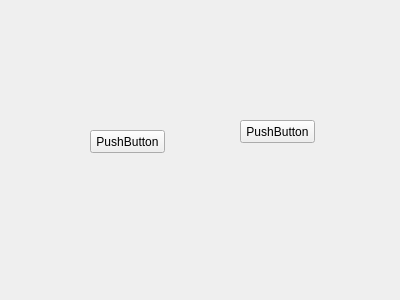
<?xml version="1.0" encoding="UTF-8"?>
<ui version="4.0">
 <class>Form</class>
 <widget class="QWidget" name="Form">
  <property name="geometry">
   <rect>
    <x>0</x>
    <y>0</y>
    <width>400</width>
    <height>300</height>
   </rect>
  </property>
  <property name="windowTitle">
   <string>Form</string>
  </property>
  <property name="styleSheet">
   <string notr="true"/>
  </property>
  <widget class="QPushButton" name="pushButton">
   <property name="geometry">
    <rect>
     <x>90</x>
     <y>130</y>
     <width>75</width>
     <height>23</height>
    </rect>
   </property>
   <property name="styleSheet">
    <string notr="true"/>
   </property>
   <property name="text">
    <string>PushButton</string>
   </property>
  </widget>
  <widget class="QPushButton" name="pushButton_2">
   <property name="geometry">
    <rect>
     <x>240</x>
     <y>120</y>
     <width>75</width>
     <height>23</height>
    </rect>
   </property>
   <property name="text">
    <string>PushButton</string>
   </property>
  </widget>
 </widget>
 <resources/>
 <connections/>
</ui>
